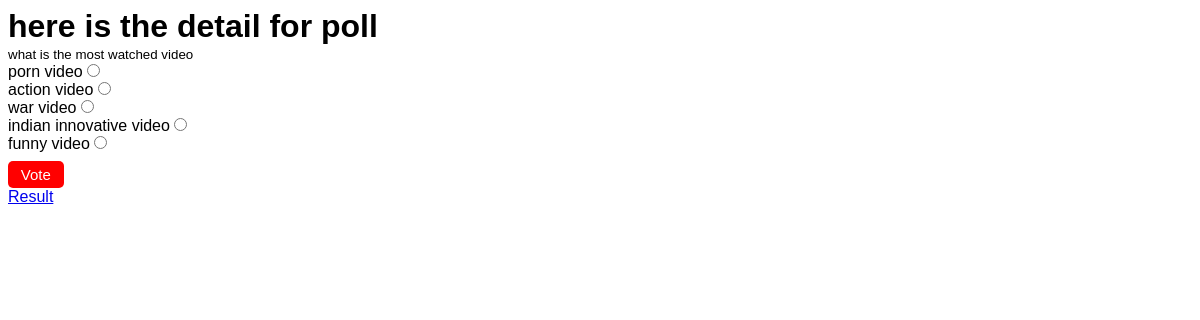
Screenshot of /polls/detail/1 with the database file from the repository.
### PollsApp/models.py (models this page shows, shortened)
class Question(models.Model):
    question = models.CharField(max_length=120)
    created_at = models.DateTimeField(auto_now=True)

class Choice(models.Model):
    choice_text = models.CharField(max_length=200)
    votes = models.IntegerField(default=0)
    question = models.ForeignKey(Question, on_delete=models.CASCADE)

### PollsApp/views.py (the view)
# urls.py: path('detail/<int:pk>', views.detail.as_view(), name='detailpage'),
class detail(DetailView):
    model = Question
    template_name = 'polls/details.html'
    context_object_name = 'question'

### HandlingTemplates/context_processors/site_email.py (called while the page is built)
def siteEmail(request):
    site_email = {'SITE_EMAIL': settings.SITE_TEMPLATE_EMAIL}
    return site_email

### UsingSignals/views.py (called while the page is built)
@receiver([request_started, request_finished])
def log_starttime(*args, **kwargs):
    print(f'request start at {datetime.now()}')

### PollsApp/templates/polls/details.html (shortened to what this page needs)
<!DOCTYPE html>
<html lang="en">
<head>
</head>
<body>
    <h1>here is the detail for poll</h1>
    <small>{{question.question}}</small>
    <form action="{% url 'votepage' question.id %}"method="post" accept-charset="utf-8">
        {% for choice in question.choice_set.all %}
            <label for="choice{{choice.id}}">{{choice.choice_text}}</label>
            <input type="radio" name="choice" id="choice{{choice.id}}" value="{{choice.id}}" />
            <br />
        {% endfor %}
        <button type="submit">Vote</button>
        <a href="{% url 'resultpage' question.id %}">Result</a>
    </form>
</body>
</html>

### PollsApp/templates/polls/details.html (style rules this page uses)
* { margin: 0; padding: 0; box-sizing: border-box; font-family: Sans-Serif; }
body { padding: .5rem; }
button { margin-top: .5rem; background: red; color: white; border: none; outline: none; display: flex; align-items: center; justify-content: center; font-size: 15px; width: fit-content; height: fit-content; padding: .3rem .8rem; border-radius: 5px; }

### rows the page displays
Question: question "what is the most watched video"
Choice: choice_text "porn video"
Choice: choice_text "action video"
Choice: choice_text "war video"
Choice: choice_text "indian innovative video"
Choice: choice_text "funny video"
